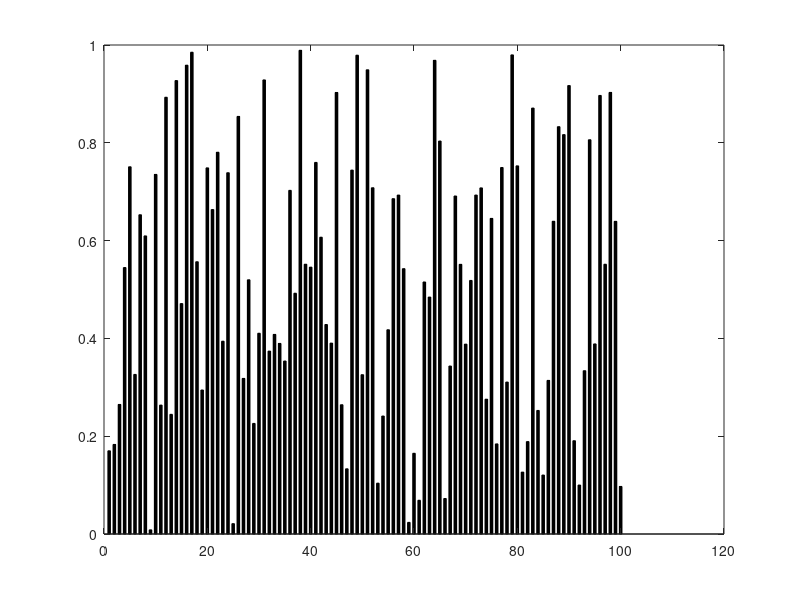

The MATLAB script that drew this image: (Note: this script raises an error after producing the figure.)
%选择排序
%速度设置 规模设置
t=0.001;
length1 = 100;
fig1 = figure("Name","choise");
%set(gca, 'position',[0.1,0.1,0.9,0.9]);
numbers = rand(length1,1);
bar1=bar(numbers,0.5,'k');
pause(2)
hold off;

for i = 1:length1-1
    bar1=bar(numbers,0.5,'k');
    bar1.FaceColor='flat';
    bar1.EdgeColor="w";
    now = i;
    for j = 1+i:length1
        bar1.CData(j-1,:)=[0,0,0];
        bar1.CData(j,:)=[0,1,0];
        if(numbers(now)>numbers(j))
            t1=now;
            bar1.CData(t1,:)=[0,0,0];
            now=j;
        end
        bar1.CData(i,:)=[1,0,0];
        bar1.CData(now,:)=[1,0,0];
        pause(t);
    end
    temp=numbers(i);
    numbers(i)=numbers(now);
    numbers(now)=temp;
    pause(10*t)
end

close all;